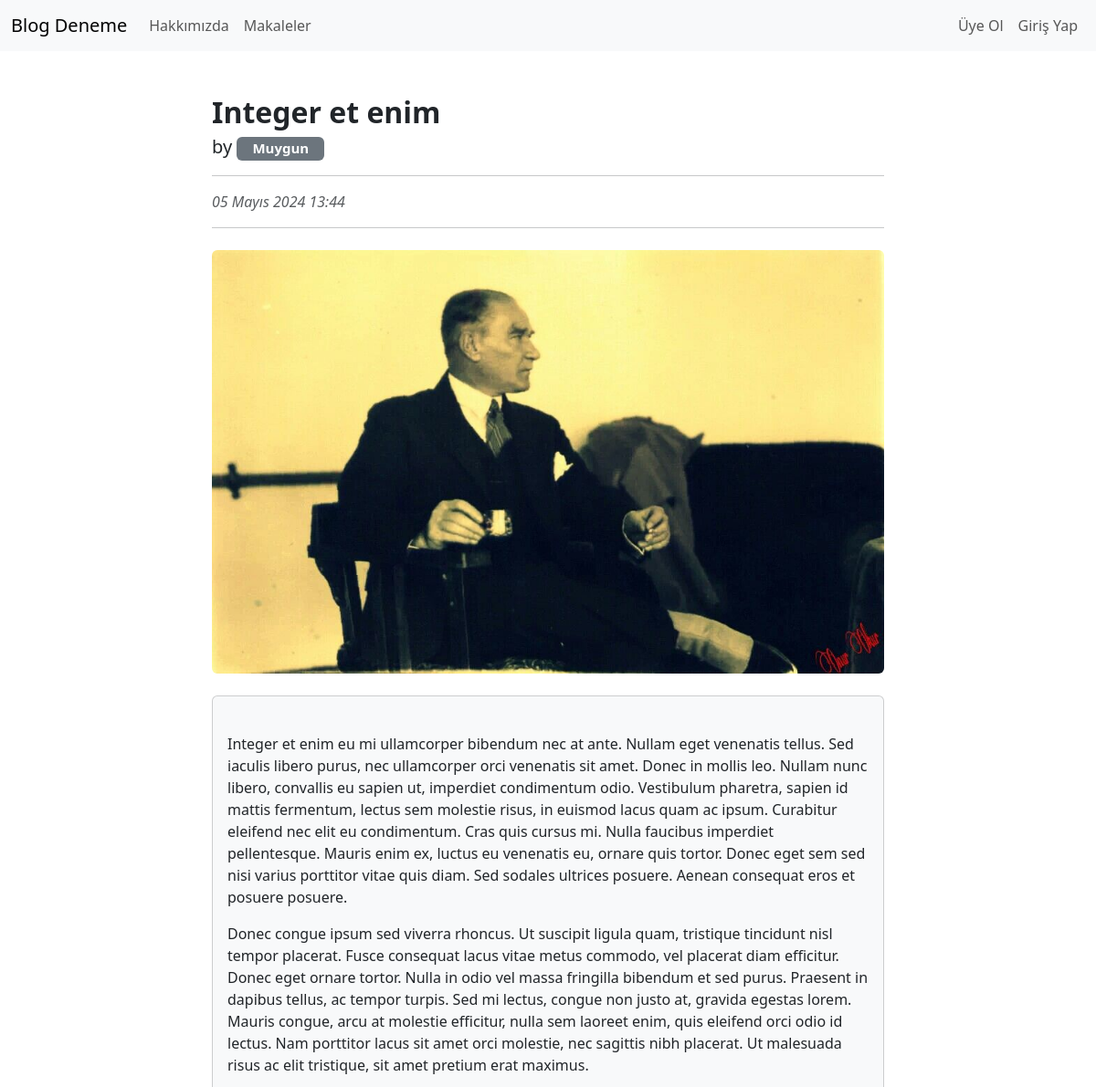
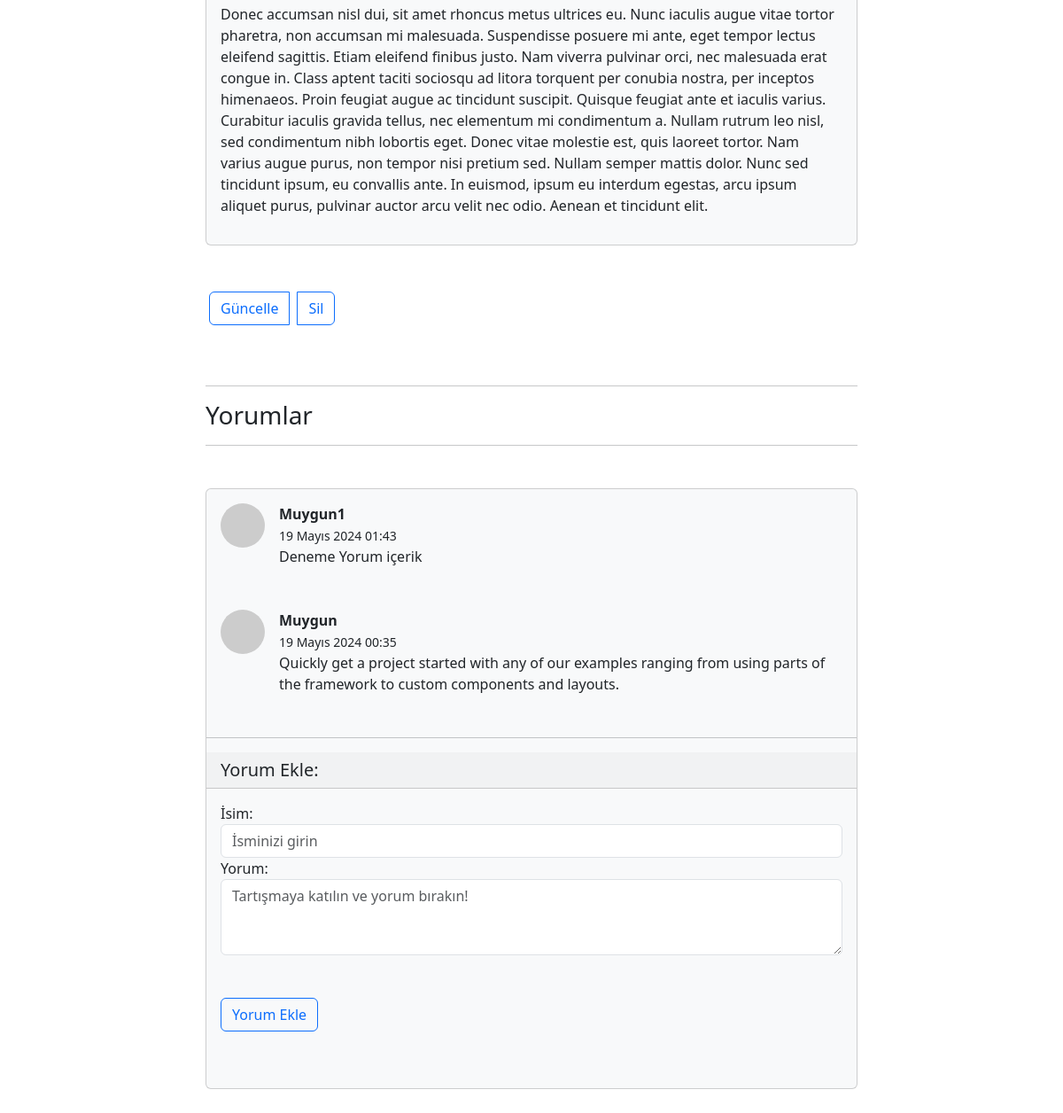
/articles/article/30, run on the app's committed database (2 pictures, top to bottom).
### article/models.py (models this page shows, shortened)
class Article(models.Model):
    author = models.ForeignKey("auth.User", on_delete = models.CASCADE, verbose_name = "Yazar")
    title = models.CharField(max_length = 50, verbose_name = "Başlık")
    content = RichTextField()
    created_date = models.DateTimeField(auto_now_add=True, verbose_name = "Oluşturma Tarihi")
    article_image = models.FileField(blank = True,null = True,verbose_name="Makaleye Fotoğraf Ekleyin")
    class Meta:
        ordering = ["-created_date"]

class Comment(models.Model):
    article = models.ForeignKey(Article, on_delete=models.CASCADE, verbose_name="Makale", related_name="comments")
    comment_author = models.CharField(max_length=50, verbose_name="İsim")
    comment_content = models.CharField(max_length=500, verbose_name="Yorum")
    comment_date = models.DateTimeField(auto_now_add=True)
    class Meta:
        ordering = ["-comment_date"]

### article/views.py (the view)
# urls.py: path('article/<int:id>', views.detail, name = "detail"),
def detail(request,id):
    article = get_object_or_404(Article, id=id)
    comments = article.comments.all()
    context = {
        "article":article,
        "comments":comments,
    }
    return render(request,"detail.html",context)

### templates/detail.html (shortened to what this page needs)
{% extends 'base.html' %}
{% block body %}
  <div class="row">
    <div class="col-sm-12">
      <article>
        <header class="mb-4">
          <h2 class="fw-bolder mb-1">{{ article.title }}</h2>
          <p class="lead">
            by
            <span class="badge text-bg-secondary text-wrap" style="width: 6rem;">{{ article.author.username }}</span>
          </p>
          <hr />
          <div class="text-muted fst-italic mb-2">{{ article.created_date }}</div>
          <hr />
        </header>
        {% if article.article_image %}
          <figure class="mb-4">
            <img class="img-fluid rounded" src="{{ article.article_image.url }}" alt="..." />
          </figure>
        {% endif %}
        <section class="mb-5">
          <div class="card bg-light">
            <div class="card-body">
              <p class="fs-5 mb-4">{{ article.content|safe }}</p>
            </div>
          </div>
          <div class="btn-group mt-5" role="group" aria-label="Default button group">
            <a href=" {% url 'article:update' article.id %} " class="btn btn-outline-primary m-1">Güncelle</a>
            <a href="{% url 'article:delete' article.id %}" class="btn btn-outline-primary m-1">Sil</a>
          </div>
        </section>
      </article>
    </div>
  </div>
  <hr />
  <h3>Yorumlar</h3>
  <hr>
  <div class="card bg-light mt-5">
    {% if comments %}
      {% for comment in comments %}
        <div class="d-flex m-3">
          <div class="flex-shrink-0 mb-3">
            <img class="rounded-circle" src="https://picsum.photos/50/50" alt="..." />
          </div>
          <div class="ms-3">
            <div class="fw-bold">{{comment.comment_author}}</div>
            <small>{{comment.comment_date}}</small> <br>
            <p>{{comment.comment_content}}</p>
          </div>
        </div>
      {% endfor %}
    {% else %}
      <div class="alert alert-info textarea text-center">Bu makaleye herhangi bir yorum yazılmamış, ilk yorum yapan siz olun!</div>
    {% endif %}
    <hr />
    <h5 class="card-header">Yorum Ekle:</h5>
    <form method="post" action="{% url 'article:comment' article.id %}" class="mb-5">
      <div class="card-body">
        <div class="form-group">
          <label for="formGroupExampleInput">İsim:</label>
          <input name="comment_author" type="text" class="form-control" id="formGroupExampleInput" placeholder="İsminizi girin" />
        </div>
        <div class="form-group">
          <label for="formGroupExampleInput">Yorum:</label>
          <textarea name="comment_content" class="form-control" rows="3" placeholder="Tartışmaya katılın ve yorum bırakın!"></textarea>
        </div>
        <button type="submit" class="btn btn-outline-primary mt-5">Yorum Ekle</button>
      </div>
    </form>
  </div>
{% endblock %}

### data on the page
Article: title "Integer et enim", author.username "Muygun", created_date "05 Mayıs 2024 13:44", article_image (picture), content "Integer et enim eu mi ullamcorper bibendum nec at ante. Nullam eget venenatis tellus. Sed iaculis libero purus, nec ullamcorper orci venenatis sit amet. Donec in mollis leo. Nullam nunc libero, convallis eu sapien ut, imperdiet condimentum odio. Vestibulum pharetra, sapien id mattis fermentum, lectus sem molestie risus, in euismod lacus quam ac ipsum. Curabitur eleifend nec elit eu condimentum. Cras quis cursus mi. Nulla faucibus imperdiet pellentesque. Mauris enim ex, luctus eu venenatis eu, ornare quis tortor. Donec eget sem sed nisi varius porttitor vitae quis diam. Sed sodales ultrices posuere. Aenean consequat eros et posuere posuere. Donec congue ipsum sed viverra rhoncus. Ut suscipit…"
Comment: comment_author "Muygun1", comment_date "19 Mayıs 2024 01:43", comment_content "Deneme Yorum içerik"
Comment: comment_author "Muygun", comment_date "19 Mayıs 2024 00:35", comment_content "Quickly get a project started with any of our examples ranging from using parts of the framework to custom components and layouts."
